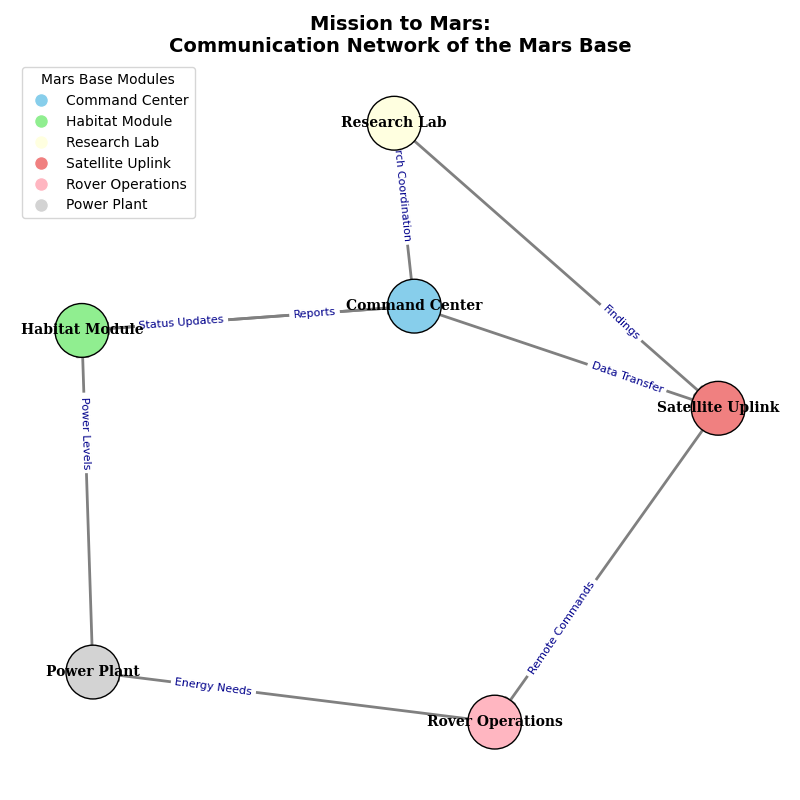

Write the Python code that produced this figure.
import matplotlib.pyplot as plt
import networkx as nx

modules = [
    "Command Center", "Habitat Module", "Research Lab", 
    "Satellite Uplink", "Rover Operations", "Power Plant"
]

communication_links = [
    ("Command Center", "Habitat Module"),
    ("Command Center", "Research Lab"),
    ("Command Center", "Satellite Uplink"),
    ("Habitat Module", "Command Center"),
    ("Research Lab", "Satellite Uplink"),
    ("Satellite Uplink", "Rover Operations"),
    ("Rover Operations", "Power Plant"),
    ("Power Plant", "Habitat Module")
]

G = nx.DiGraph()
G.add_nodes_from(modules)
G.add_edges_from(communication_links)

pos = nx.spring_layout(G, seed=42)

module_colors = {
    "Command Center": "skyblue", 
    "Habitat Module": "lightgreen", 
    "Research Lab": "lightyellow",
    "Satellite Uplink": "lightcoral", 
    "Rover Operations": "lightpink", 
    "Power Plant": "lightgray"
}
node_colors = [module_colors[module] for module in G.nodes]

edge_labels = {
    ("Command Center", "Habitat Module"): "Status Updates",
    ("Command Center", "Research Lab"): "Research Coordination",
    ("Command Center", "Satellite Uplink"): "Data Transfer",
    ("Habitat Module", "Command Center"): "Reports",
    ("Research Lab", "Satellite Uplink"): "Findings",
    ("Satellite Uplink", "Rover Operations"): "Remote Commands",
    ("Rover Operations", "Power Plant"): "Energy Needs",
    ("Power Plant", "Habitat Module"): "Power Levels"
}

# Create the plot
plt.figure(figsize=(8, 8))
plt.title("Mission to Mars:\nCommunication Network of the Mars Base", fontsize=14, fontweight='bold')
nx.draw_networkx_nodes(G, pos, node_size=1500, node_color=node_colors, edgecolors='black')
nx.draw_networkx_edges(G, pos, arrowstyle='-|>', arrowsize=20, edge_color='gray', width=2)
nx.draw_networkx_labels(G, pos, font_size=10, font_family="serif", font_weight='bold')
nx.draw_networkx_edge_labels(G, pos, edge_labels=edge_labels, font_color='darkblue', font_size=8, label_pos=0.3)

plt.legend(
    handles=[plt.Line2D([0], [0], marker='o', color='w', markerfacecolor=color, markersize=10, label=module)
             for module, color in module_colors.items()],
    title='Mars Base Modules',
    loc='upper left'
)
plt.axis('off')

plt.tight_layout()
plt.show()
